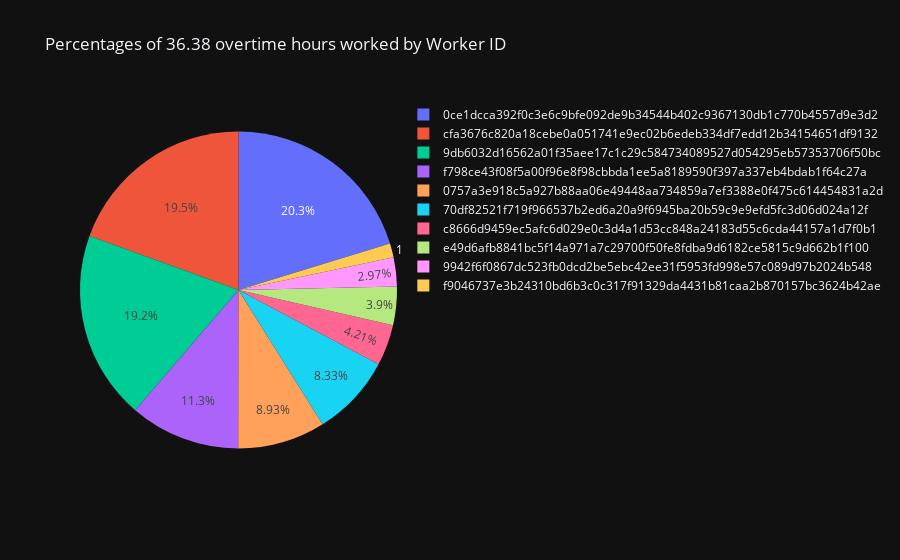

Source (notebook cell):
### Code cell
question_4_and_5 = tso_funding_dataset[tso_funding_dataset['Pay Code'] == 'Student OT']

total_overtime_hours = question_4_and_5['Paid Hours'].sum()
px.pie(question_4_and_5, names='UDID', values='Paid Hours', title=f'Percentages of {total_overtime_hours} overtime hours worked by Worker ID').update_layout(template='plotly_dark')

### Figure 1 — Plotly figure (JSON) as saved in the notebook; plotly's stock layout.template omitted (floating-point values rounded to 4 significant figures)
{"data": [{"domain": {"x": [0, 1], "y": [0, 1]}, "hovertemplate": "UDID=%{label}<br>Paid Hours=%{value}<extra></extra>", "labels": ["f798ce43f08f5a00f96e8f98cbbda1ee5a8189590f397a337eb4bdab1f64c27a", "f798ce43f08f5a00f96e8f98cbbda1ee5a8189590f397a337eb4bdab1f64c27a", "0ce1dcca392f0c3e6c9bfe092de9b34544b402c9367130db1c770b4557d9e3d2", "0ce1dcca392f0c3e6c9bfe092de9b34544b402c9367130db1c770b4557d9e3d2", "e49d6afb8841bc5f14a971a7c29700f50fe8fdba9d6182ce5815c9d662b1f100", "70df82521f719f966537b2ed6a20a9f6945ba20b59c9e9efd5fc3d06d024a12f", "9942f6f0867dc523fb0dcd2be5ebc42ee31f5953fd998e57c089d97b2024b548", "c8666d9459ec5afc6d029e0c3d4a1d53cc848a24183d55c6cda44157a1d7f0b1", "9db6032d16562a01f35aee17c1c29c584734089527d054295eb57353706f50bc", "9db6032d16562a01f35aee17c1c29c584734089527d054295eb57353706f50bc", "0757a3e918c5a927b88aa06e49448aa734859a7ef3388e0f475c614454831a2d", "cfa3676c820a18cebe0a051741e9ec02b6edeb334df7edd12b34154651df9132", "f9046737e3b24310bd6b3c0c317f91329da4431b81caa2b870157bc3624b42ae"], "legendgroup": "", "name": "", "showlegend": true, "type": "pie", "values": [0.17, 3.93, 5.77, 1.6, 1.42, 3.03, 1.08, 1.53, 4, 3, 3.25, 7.08, 0.52]}], "layout": {"legend": {"tracegroupgap": 0}, "title": {"text": "Percentages of 36.38 overtime hours worked by Worker ID"}}}
